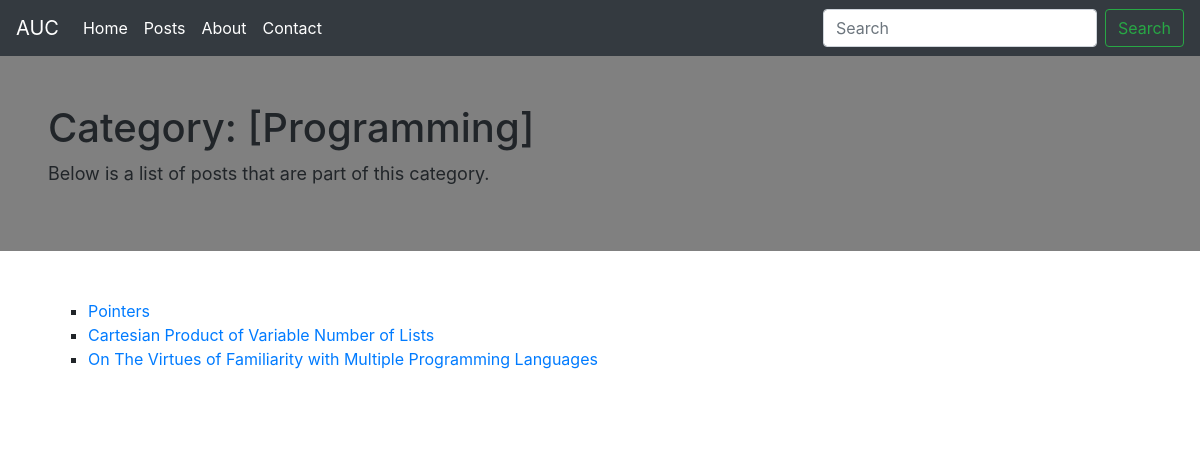
/posts/cat/Programming/, run on the app's committed database.
### posts/models.py (models this page shows, shortened)
class Category(models.Model):
    cat_name = models.CharField("Category Name",
            max_length=40,                        # the positional first argument (optional) sets an arbitrary verbose name to be displayed (e.g. on the Admin page)
            help_text="The name of a Section/Category you want to create for articles to be nested under. Useful for grouping related articles together")

class Post(models.Model):
    title = models.CharField(max_length=150)
    body_text = RichTextField()   # use the ckeditor's wysiwyg admin interface
    author = models.ForeignKey(settings.AUTH_USER_MODEL,   #the FK here points to the built-in user model
        on_delete=models.CASCADE)
    publication_date = models.DateField( # check that this is a datefield before storage in the DB
            auto_now_add=True      # Automatically set the field to today when the object is first created.
            )
    section = models.ForeignKey(
            'Category',
            on_delete=models.CASCADE,
            default="Etc")
    tags = models.ManyToManyField(Tags)
    def __str__(self):     # if you don't set a str operator overloading method, the name of the post on the admin page will be post.object
        return "{}".format(self.title)
    def get_absolute_url(self):
        return "/posts/{}/".format(self.id)

### posts/views.py (the view)
# urls.py: path('cat/<str:slug>/', CategoryView.as_view(), name='in_category')
class CategoryView(DetailView):
    model = Category
    template_name = 'cats.html'
    context_object_name = 'cat'
    slug_field="cat_name"  #this is necessary in order for the url matching to succeed; you need to specify the field that the slug variable (from the capturing group in the urlconf) needs to be matched against

### templates/cats.html
{% extends 'basedoc.html' %}
{%block h1%} Category: [{{cat.cat_name}}] {%endblock h1%}
{%block subh%} Below is a list of posts that are part of this category. {%endblock subh%}
{%block body%}
<ul>
	{%for post in cat.post_set.all%}
	  <li>
	  <a href="{{post.get_absolute_url}}">{{post}}</a>
	  </li>
        {%endfor%}
</ul>
{%endblock body%}

### templates/basedoc.html (style rules this page uses)
ul { list-style-type : square; }

### data on the page
Category: cat_name "Programming"
Post: title "Pointers"
Post: title "Cartesian Product of Variable Number of Lists"
Post: title "On The Virtues of Familiarity with Multiple Programming Languages"
